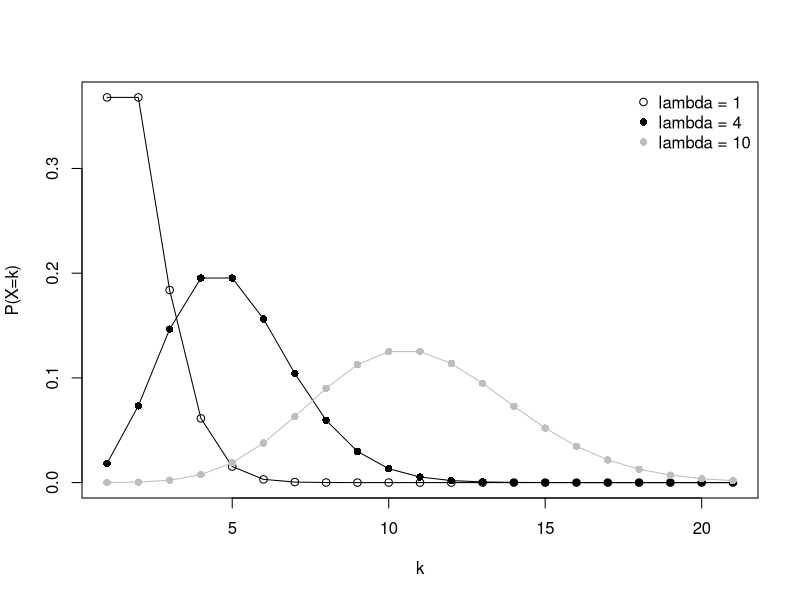
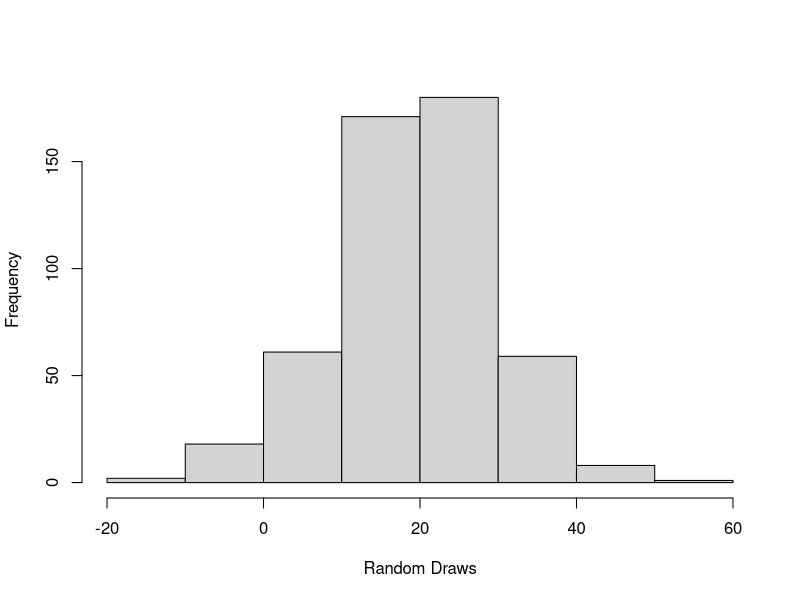
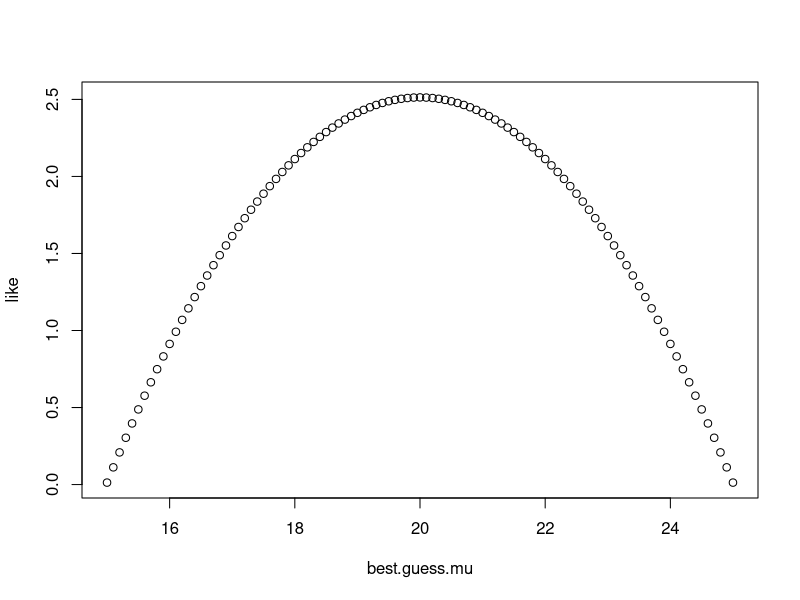

R code for these plots, in order:
## ---- chunk 1
plot(dpois(0:20,1), type = "o", xlab = "k", ylab = "P(X=k)")
lines(dpois(0:20,4), type = "o", pch = 16)
lines(dpois(0:20,10), type = "o", pch = 16, col = "grey")
legend("topright", pch = c(1,16,16), col = c("black", "black", "grey"), legend = c("lambda = 1", "lambda = 4", "lambda = 10"), bty = "n")

## ---- chunk 2
set.seed(5432)
hist(rnorm(500, 20,10), xlab = "Random Draws", main = "")
## ---- chunk 3
set.seed(5432)
best.guess.mu <- seq(15,25,by = 0.1)
best.guess.sig <- 5
y <- rnorm(101,20,10)
mean <- mean(best.guess.mu)
n <- 22
like <- c()
like <- .5*n*log(2*pi) -.5*n*log(best.guess.sig) - (1/(2*best.guess.sig))*(best.guess.mu-mean)**2
plot(best.guess.mu, like)


